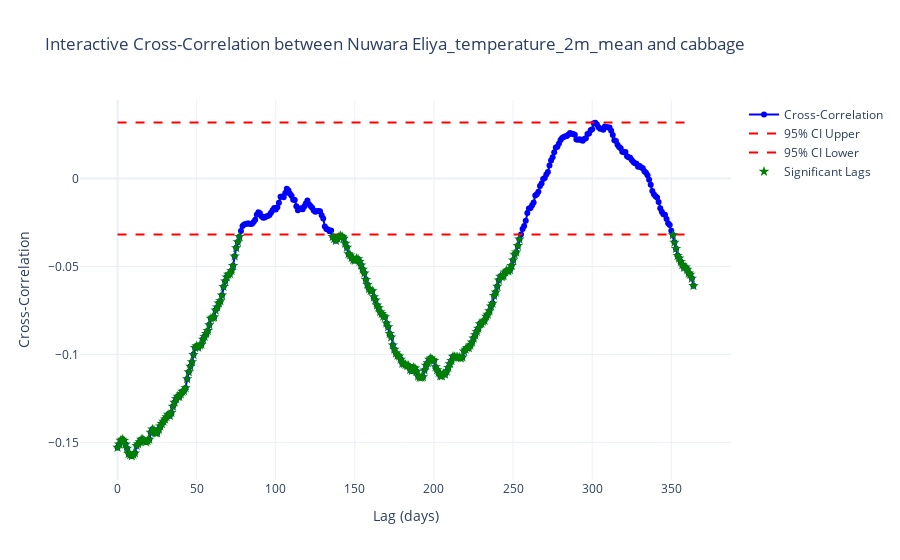

Notebook source saved alongside this figure:
### Markdown cell above
# Nuwara Eliya_temperature_2m_mean (0-77)

### Code cell
significant_results = interactive_cross_correlation(df, x_col='Nuwara Eliya_temperature_2m_mean', target_col='cabbage')
print(significant_results)

### Figure 1 — Plotly figure (JSON) as saved in the notebook; plotly's stock layout.template omitted (floating-point values rounded to 4 significant figures; data arrays with more than 128 entries replaced by an {"elided": "..."} marker saying what was removed)
{"data": [{"marker": {"color": "blue"}, "mode": "lines+markers", "name": "Cross-Correlation", "type": "scatter", "x": {"elided": "365 int values"}, "y": {"elided": "365 float values"}}, {"line": {"color": "red", "dash": "dash"}, "mode": "lines", "name": "95% CI Upper", "type": "scatter", "x": {"elided": "365 int values"}, "y": {"elided": "365 float values"}}, {"line": {"color": "red", "dash": "dash"}, "mode": "lines", "name": "95% CI Lower", "type": "scatter", "x": {"elided": "365 int values"}, "y": {"elided": "365 float values"}}, {"marker": {"color": "green", "size": 8, "symbol": "star"}, "mode": "markers", "name": "Significant Lags", "type": "scatter", "x": {"elided": "211 int values"}, "y": {"elided": "211 float values"}}], "layout": {"title": {"text": "Interactive Cross-Correlation between Nuwara Eliya_temperature_2m_mean and cabbage"}, "xaxis": {"title": {"text": "Lag (days)"}}, "yaxis": {"title": {"text": "Cross-Correlation"}}}}
